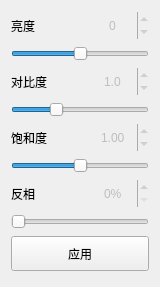
             <widget class="QWidget" name="adjust">
              <property name="geometry">
               <rect>
                <x>0</x>
                <y>0</y>
                <width>160</width>
                <height>287</height>
               </rect>
              </property>
              <property name="styleSheet">
               <string notr="true"/>
              </property>
              <attribute name="icon">
               <iconset>
                <normaloff>:/ps/res/ps/change.png</normaloff>:/ps/res/ps/change.png</iconset>
              </attribute>
              <attribute name="label">
               <string>调整</string>
              </attribute>
              <layout class="QGridLayout" name="gridLayout_17">
               <item row="0" column="0">
                <widget class="QLabel" name="label_2">
                 <property name="text">
                  <string>亮度</string>
                 </property>
                </widget>
               </item>
               <item row="0" column="1">
                <widget class="QSpinBox" name="spinBoxBrightness">
                 <property name="enabled">
                  <bool>false</bool>
                 </property>
                 <property name="sizePolicy">
                  <sizepolicy hsizetype="Fixed" vsizetype="Fixed">
                   <horstretch>0</horstretch>
                   <verstretch>0</verstretch>
                  </sizepolicy>
                 </property>
                 <property name="minimumSize">
                  <size>
                   <width>59</width>
                   <height>27</height>
                  </size>
                 </property>
                 <property name="maximumSize">
                  <size>
                   <width>59</width>
                   <height>27</height>
                  </size>
                 </property>
                 <property name="font">
                  <font>
                   <family>Segoe UI</family>
                  </font>
                 </property>
                 <property name="styleSheet">
                  <string notr="true"/>
                 </property>
                 <property name="wrapping">
                  <bool>false</bool>
                 </property>
                 <property name="frame">
                  <bool>false</bool>
                 </property>
                 <property name="alignment">
                  <set>Qt::AlignCenter</set>
                 </property>
                 <property name="readOnly">
                  <bool>false</bool>
                 </property>
                 <property name="buttonSymbols">
                  <enum>QAbstractSpinBox::UpDownArrows</enum>
                 </property>
                 <property name="accelerated">
                  <bool>false</bool>
                 </property>
                 <property name="showGroupSeparator" stdset="0">
                  <bool>false</bool>
                 </property>
                 <property name="minimum">
                  <number>-50</number>
                 </property>
                 <property name="maximum">
                  <number>50</number>
                 </property>
                </widget>
               </item>
               <item row="2" column="0">
                <widget class="QLabel" name="label_3">
                 <property name="text">
                  <string>对比度</string>
                 </property>
                </widget>
               </item>
               <item row="2" column="1">
                <widget class="QDoubleSpinBox" name="spinBoxContrast">
                 <property name="enabled">
                  <bool>false</bool>
                 </property>
                 <property name="sizePolicy">
                  <sizepolicy hsizetype="Fixed" vsizetype="Fixed">
                   <horstretch>0</horstretch>
                   <verstretch>0</verstretch>
                  </sizepolicy>
                 </property>
                 <property name="minimumSize">
                  <size>
                   <width>59</width>
                   <height>27</height>
                  </size>
                 </property>
                 <property name="maximumSize">
                  <size>
                   <width>59</width>
                   <height>27</height>
                  </size>
                 </property>
                 <property name="font">
                  <font>
                   <family>Segoe UI</family>
                  </font>
                 </property>
                 <property name="frame">
                  <bool>false</bool>
                 </property>
                 <property name="alignment">
                  <set>Qt::AlignCenter</set>
                 </property>
                 <property name="buttonSymbols">
                  <enum>QAbstractSpinBox::UpDownArrows</enum>
                 </property>
                 <property name="decimals">
                  <number>1</number>
                 </property>
                 <property name="minimum">
                  <double>0.100000000000000</double>
                 </property>
                 <property name="maximum">
                  <double>3.000000000000000</double>
                 </property>
                 <property name="singleStep">
                  <double>0.100000000000000</double>
                 </property>
                 <property name="stepType">
                  <enum>QAbstractSpinBox::DefaultStepType</enum>
                 </property>
                 <property name="value">
                  <double>1.000000000000000</double>
                 </property>
                </widget>
               </item>
               <item row="4" column="0">
                <widget class="QLabel" name="label_4">
                 <property name="text">
                  <string>饱和度</string>
                 </property>
                </widget>
               </item>
               <item row="4" column="1">
                <widget class="QDoubleSpinBox" name="spinBoxSaturation">
                 <property name="enabled">
                  <bool>false</bool>
                 </property>
                 <property name="sizePolicy">
                  <sizepolicy hsizetype="Fixed" vsizetype="Fixed">
                   <horstretch>0</horstretch>
                   <verstretch>0</verstretch>
                  </sizepolicy>
                 </property>
                 <property name="minimumSize">
                  <size>
                   <width>59</width>
                   <height>27</height>
                  </size>
                 </property>
                 <property name="maximumSize">
                  <size>
                   <width>59</width>
                   <height>27</height>
                  </size>
                 </property>
                 <property name="font">
                  <font>
                   <family>Segoe UI</family>
                  </font>
                 </property>
                 <property name="frame">
                  <bool>false</bool>
                 </property>
                 <property name="alignment">
                  <set>Qt::AlignCenter</set>
                 </property>
                 <property name="buttonSymbols">
                  <enum>QAbstractSpinBox::UpDownArrows</enum>
                 </property>
                 <property name="accelerated">
                  <bool>false</bool>
                 </property>
                 <property name="keyboardTracking">
                  <bool>true</bool>
                 </property>
                 <property name="showGroupSeparator" stdset="0">
                  <bool>false</bool>
                 </property>
                 <property name="maximum">
                  <double>2.000000000000000</double>
                 </property>
                 <property name="singleStep">
                  <double>0.010000000000000</double>
                 </property>
                 <property name="stepType">
                  <enum>QAbstractSpinBox::DefaultStepType</enum>
                 </property>
                 <property name="value">
                  <double>1.000000000000000</double>
                 </property>
                </widget>
               </item>
               <item row="6" column="0">
                <widget class="QLabel" name="label_5">
                 <property name="text">
                  <string>反相</string>
                 </property>
                </widget>
               </item>
               <item row="6" column="1">
                <widget class="QSpinBox" name="spinBoxContrary">
                 <property name="enabled">
                  <bool>false</bool>
                 </property>
                 <property name="sizePolicy">
                  <sizepolicy hsizetype="Fixed" vsizetype="Fixed">
                   <horstretch>0</horstretch>
                   <verstretch>0</verstretch>
                  </sizepolicy>
                 </property>
                 <property name="minimumSize">
                  <size>
                   <width>59</width>
                   <height>27</height>
                  </size>
                 </property>
                 <property name="maximumSize">
                  <size>
                   <width>59</width>
                   <height>27</height>
                  </size>
                 </property>
                 <property name="font">
                  <font>
                   <family>Segoe UI</family>
                  </font>
                 </property>
                 <property name="styleSheet">
                  <string notr="true"/>
                 </property>
                 <property name="wrapping">
                  <bool>false</bool>
                 </property>
                 <property name="frame">
                  <bool>false</bool>
                 </property>
                 <property name="alignment">
                  <set>Qt::AlignCenter</set>
                 </property>
                 <property name="readOnly">
                  <bool>false</bool>
                 </property>
                 <property name="buttonSymbols">
                  <enum>QAbstractSpinBox::UpDownArrows</enum>
                 </property>
                 <property name="accelerated">
                  <bool>false</bool>
                 </property>
                 <property name="showGroupSeparator" stdset="0">
                  <bool>false</bool>
                 </property>
                 <property name="suffix">
                  <string>%</string>
                 </property>
                 <property name="minimum">
                  <number>0</number>
                 </property>
                 <property name="maximum">
                  <number>100</number>
                 </property>
                 <property name="singleStep">
                  <number>0</number>
                 </property>
                </widget>
               </item>
               <item row="7" column="0" colspan="2">
                <widget class="QSlider" name="contrarySlider">
                 <property name="cursor">
                  <cursorShape>ArrowCursor</cursorShape>
                 </property>
                 <property name="focusPolicy">
                  <enum>Qt::StrongFocus</enum>
                 </property>
                 <property name="minimum">
                  <number>0</number>
                 </property>
                 <property name="maximum">
                  <number>255</number>
                 </property>
                 <property name="singleStep">
                  <number>3</number>
                 </property>
                 <property name="pageStep">
                  <number>0</number>
                 </property>
                 <property name="value">
                  <number>0</number>
                 </property>
                 <property name="tracking">
                  <bool>true</bool>
                 </property>
                 <property name="orientation">
                  <enum>Qt::Horizontal</enum>
                 </property>
                </widget>
               </item>
               <item row="5" column="0" colspan="2">
                <widget class="QSlider" name="saturationSlider">
                 <property name="cursor">
                  <cursorShape>ArrowCursor</cursorShape>
                 </property>
                 <property name="focusPolicy">
                  <enum>Qt::StrongFocus</enum>
                 </property>
                 <property name="minimum">
                  <number>0</number>
                 </property>
                 <property name="maximum">
                  <number>200</number>
                 </property>
                 <property name="pageStep">
                  <number>0</number>
                 </property>
                 <property name="value">
                  <number>100</number>
                 </property>
                 <property name="tracking">
                  <bool>true</bool>
                 </property>
                 <property name="orientation">
                  <enum>Qt::Horizontal</enum>
                 </property>
                </widget>
               </item>
               <item row="3" column="0" colspan="2">
                <widget class="QSlider" name="contrastSlider">
                 <property name="cursor">
                  <cursorShape>ArrowCursor</cursorShape>
                 </property>
                 <property name="minimum">
                  <number>1</number>
                 </property>
                 <property name="maximum">
                  <number>30</number>
                 </property>
                 <property name="pageStep">
                  <number>1</number>
                 </property>
                 <property name="value">
                  <number>10</number>
                 </property>
                 <property name="tracking">
                  <bool>true</bool>
                 </property>
                 <property name="orientation">
                  <enum>Qt::Horizontal</enum>
                 </property>
                </widget>
               </item>
               <item row="1" column="0" colspan="2">
                <widget class="QSlider" name="brightnessSlider">
                 <property name="cursor">
                  <cursorShape>ArrowCursor</cursorShape>
                 </property>
                 <property name="styleSheet">
                  <string notr="true"/>
                 </property>
                 <property name="minimum">
                  <number>-50</number>
                 </property>
                 <property name="maximum">
                  <number>50</number>
                 </property>
                 <property name="pageStep">
                  <number>1</number>
                 </property>
                 <property name="tracking">
                  <bool>true</bool>
                 </property>
                 <property name="orientation">
                  <enum>Qt::Horizontal</enum>
                 </property>
                 <property name="tickPosition">
                  <enum>QSlider::NoTicks</enum>
                 </property>
                 <property name="tickInterval">
                  <number>1</number>
                 </property>
                </widget>
               </item>
               <item row="8" column="0" colspan="2">
                <widget class="QPushButton" name="sureAdjust">
                 <property name="maximumSize">
                  <size>
                   <width>16777215</width>
                   <height>35</height>
                  </size>
                 </property>
                 <property name="text">
                  <string>应用</string>
                 </property>
                </widget>
               </item>
              </layout>
             </widget>
